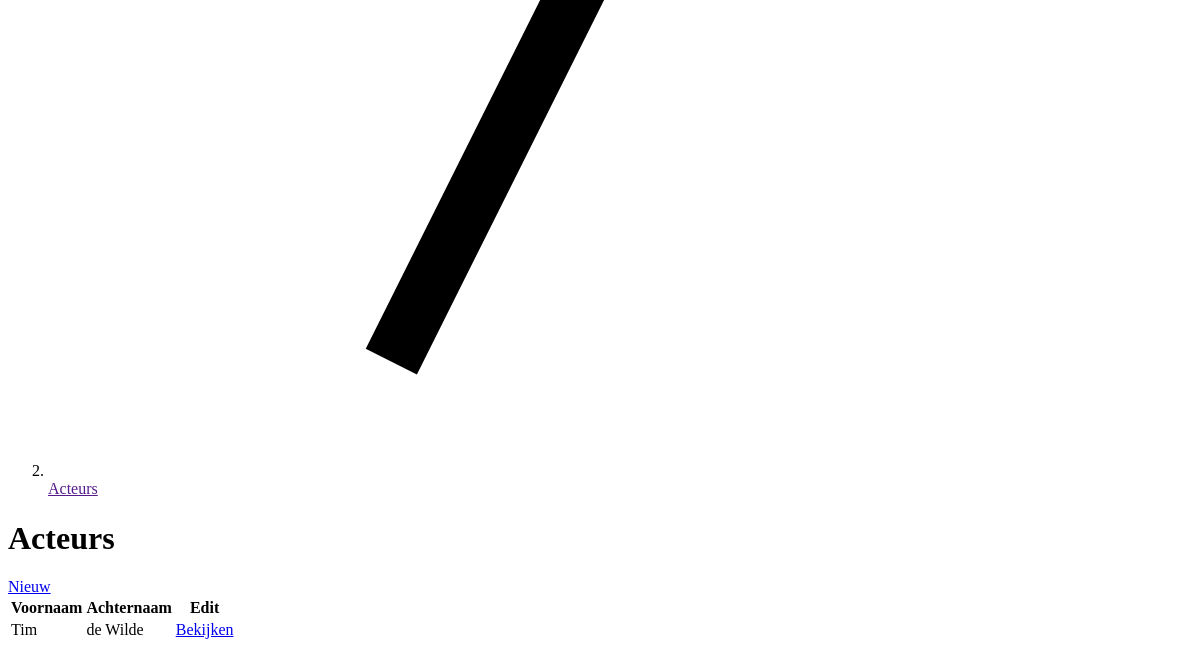
Before: /actors (signed in, lower part) with the older database file.
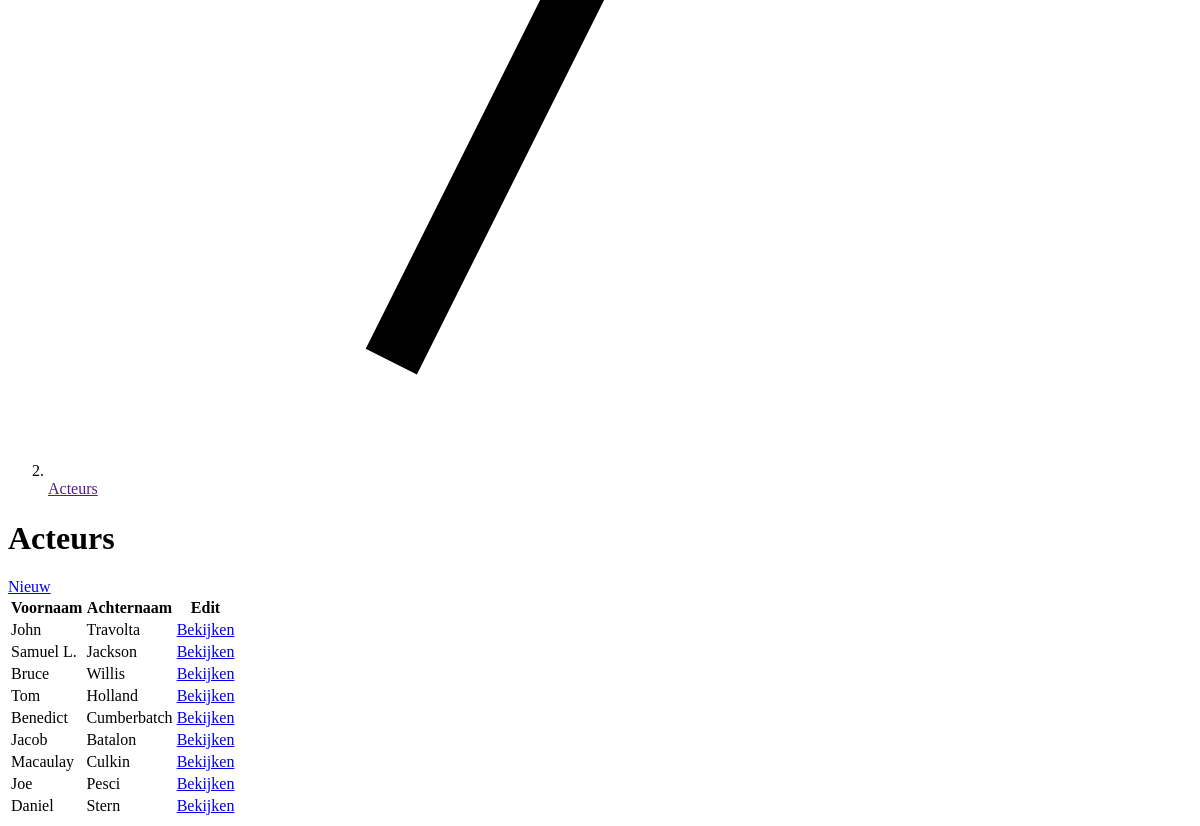
After: the same page with the newer database file.
### src/models.py (models this page shows, shortened)
class Actor(db.Model):
    __tablename__ = 'actors'
    id = db.Column(db.Integer, primary_key=True)
    first_name = db.Column(db.String(64), nullable=False)
    last_name = db.Column(db.String(64), nullable=False)

### src/routes/web.py (the view)
@app.route('/actors')
@login_required
def index_actors():
    return render_template('actors/index.html', actors=ActorApi.index())

### src/api/ActorApi.py (called while the page is built)
    @staticmethod
    def index():
        return Actor.query.all()

### src/models.py (called while the page is built)
@login_manager.user_loader
def load_user(user_id):
    return User.query.get(user_id)

### src/templates/actors/index.html (shortened to what this page needs)
{% extends 'layouts/dashboard.html' %}
{% import 'macros/app.html' as macro %}
{% block heading %}
    {{ macro.breadcrumbs([{'title': 'Acteurs'}]) }}
{% endblock %}
{% block content %}
    <div class="space-y-4 md:space-y-6">
        <div class="sm:flex justify-between">
            <h1 class="text-3xl font-bold leading-tight text-gray-900">
                Acteurs
            </h1>
            <a href="{{ url_for('create_actor') }}" class="inline-flex items-center px-4 py-2 border border-gray-300 shadow-sm text-base font-medium rounded-md text-gray-700 bg-white hover:bg-gray-50 focus:outline-none focus:ring-2 focus:ring-offset-2 focus:ring-teal-500">
                Nieuw
            </a>
        </div>
        <div class="bg-white rounded-md shadow-sm overflow-hidden">
            <div class="flex flex-col">
                <div class="-my-2 -mx-4 overflow-x-auto sm:-mx-6 lg:-mx-8">
                    <div class="inline-block min-w-full py-2 align-middle md:px-6 lg:px-8">
                        <div class="overflow-hidden shadow ring-1 ring-black ring-opacity-5 md:rounded-lg">
                            <table class="min-w-full divide-y divide-gray-300">
                                <thead class="bg-teal-600">
                                <tr>
                                    <th scope="col"
                                        class="py-3 pl-4 pr-3 text-left text-xs font-medium uppercase tracking-wide text-white sm:pl-6">
                                        Voornaam
                                    </th>
                                    <th scope="col"
                                        class="px-3 py-3 text-left text-xs font-medium uppercase tracking-wide text-white">
                                        Achternaam
                                    </th>
                                    <th scope="col" class="relative py-3 pl-3 pr-4 sm:pr-6">
                                        <span class="sr-only">Edit</span>
                                    </th>
                                </tr>
                                </thead>
                                <tbody class="divide-y divide-gray-200 bg-white">
                                    {% for actor in actors %}
                                        <tr>
                                            <td class="whitespace-nowrap py-4 pl-4 pr-3 text-sm font-medium text-gray-900 sm:pl-6">
                                                {{ actor.first_name }}
                                            </td>
                                            <td class="whitespace-nowrap px-3 py-4 text-sm text-gray-500">
                                                {{ actor.last_name }}
                                            </td>
                                            <td class="relative whitespace-nowrap py-4 pl-3 pr-4 text-right text-sm font-medium sm:pr-6">
                                                <a href="{{ url_for('show_actor', actor_id=actor.id) }}"
                                                   class="text-teal-600 hover:text-teal-900">
                                                    Bekijken
                                                </a>
                                            </td>
                                        </tr>
                                    {% endfor %}
                                </tbody>
                            </table>
                        </div>
                    </div>
                </div>
            </div>
        </div>
    </div>
{% endblock %}

### src/templates/layouts/dashboard.html (shortened to what this page needs)
{% extends 'layouts/base.html' %}
{% block main %}
    <div class="min-h-full" x-data="{ profile_open: false, mobile_open: false }">
        <header class="bg-white shadow-sm">
            <div class="max-w-7xl mx-auto px-4 sm:px-6 lg:px-8">
                {% block heading %}
                {% endblock %}
            </div>
        </header>
        <main>
            <div class="max-w-7xl mx-auto sm:px-6 lg:px-8 pt-10">
                {% block content %}
                {% endblock %}
            </div>
        </main>
    </div>
{% endblock %}

### src/templates/macros/app.html (shortened to what this page needs)
{% macro breadcrumbs(crumbs) %}
    <nav class="flex py-4" aria-label="Breadcrumb">
        <ol role="list" class="flex items-center space-x-4">
            {% for crumb in crumbs %}
                <li>
                    <div class="flex items-center">
                        <svg class="flex-shrink-0 h-5 w-5 text-gray-300" xmlns="http://www.w3.org/2000/svg"
                             fill="currentColor" viewBox="0 0 20 20" aria-hidden="true">
                            <path d="M5.555 17.776l8-16 .894.448-8 16-.894-.448z"/>
                        </svg>
                        <a href="{{ crumb.link }}" class="ml-4 text-sm font-medium text-gray-500 hover:text-gray-700">{{ crumb.title }}</a>
                    </div>
                </li>
            {% endfor %}
        </ol>
    </nav>
{% endmacro %}

### src/templates/layouts/base.html (shortened to what this page needs)
<!doctype html>
<html lang="nl">
<head>
    <link rel="stylesheet" href="{{ url_for('static', filename='css/main.css') }}"/>
</head>
<body class="bg-gray-50">
{% block main %}
{% endblock %}
</body>
</html>

Changed rows visible on the page:
removed Actor: first_name "Tim", last_name "de Wilde"
added Actor: first_name "John", last_name "Travolta"
added Actor: first_name "Samuel L.", last_name "Jackson"
added Actor: first_name "Bruce", last_name "Willis"
added Actor: first_name "Tom", last_name "Holland"
added Actor: first_name "Benedict", last_name "Cumberbatch"
added Actor: first_name "Jacob", last_name "Batalon"
added Actor: first_name "Macaulay", last_name "Culkin"
added Actor: first_name "Joe", last_name "Pesci"
added Actor: first_name "Daniel", last_name "Stern"
